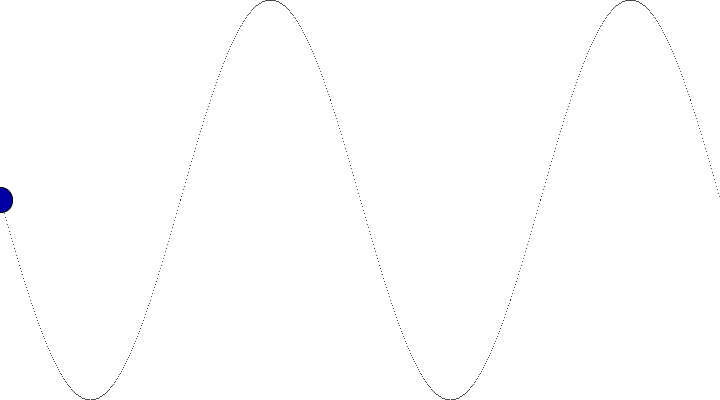
Frame 1 (no input)
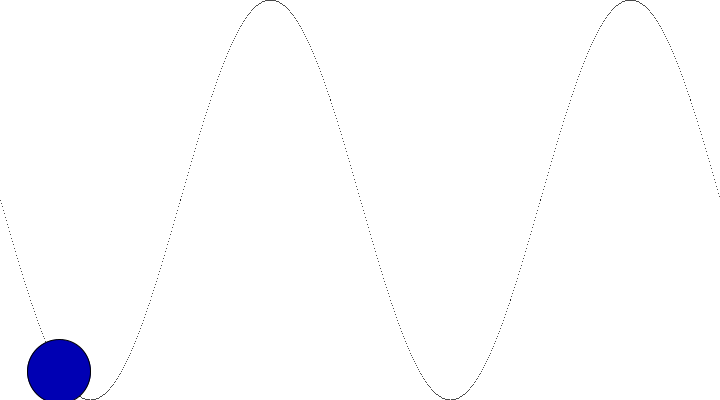
Frame 60 (the mouse pressed at the canvas centre just before this capture)
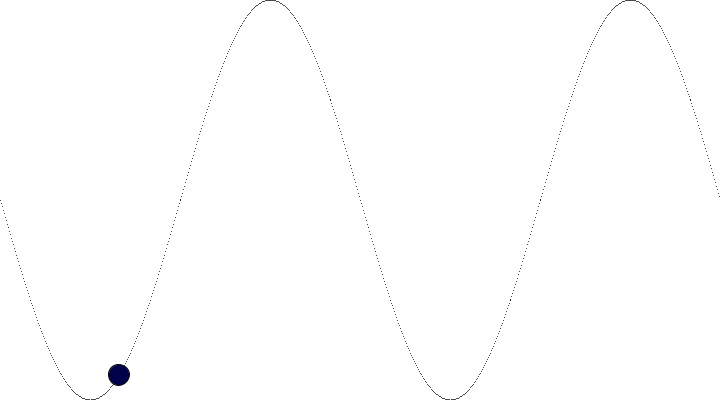
Frame 120 (the mouse held since frame 60 and released just before this capture)

The Processing sketch that drew these frames (run headless with seeded random() and noise(); from frame 60 on, the mouse is pressed at the canvas centre):

// Processing sketch: processing_64380
// ── processing_64380.pde


int cnt;
float w;

void setup() {
  size(720, 400);
  smooth();
  frameRate(30);
}

void draw() {
  background(255);
  sinCurve();

  if (cnt > width) {
    cnt = 0;
  }
  fill(0,0,random(255));
  w = random(100);
  ellipse(cnt, sin(radians(cnt))*(height/2), w, w);
  cnt++;
}

void sinCurve() {
  translate(0, height/2);
  for (int i=0; i<width; i++) {
    point(i, sin(radians(i)) * (height/2));
  }
}
